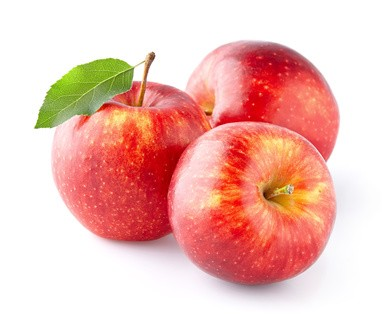
#> input picture images/3_apples.jpg, 382 x 314 px
$ python -i main_test.py   (imports and definitions only)
#> lines starting #> are read from the running program, lines starting #| are printed output that depends on the picture; after the words box and inside, x2 and y2 are one past the last pixel; in counts of white or black regions, pixels touching at a corner belong together
# ----- imports ----- #
import cv2
import imutils
import numpy as np

# ----- To-Do-List ----- #
# TODO: add documentation, check for obsolete code pieces, check formatting => keep this until project is finished

# TODO: adjust Hough Circle detection (overlapping apples)
# TODO: add another processing step to filter / improve results

# TODO: connect this code to the GUI

# ----- class, functions, variables ----- #
COLOR_NAMES = ["redgreen", "red", "yellowgreen"]

COLOR_RANGES_HSV = {
    "redgreen": [(0, 50, 20), (20, 255, 255)],
    "red": [(170, 50, 20), (180, 255, 255)],
    "yellowgreen": [(21, 50, 20), (80, 255, 255)]
}


def get_mask(frame, color):
    """
    Creates a mask from HSV image which will later be used to check for certain colors in a ROI
    :param frame: ROI borders
    :param color: color to check for  # TODO: what is the parameter exactly?
    :return: colored mask
    """
    blurred_frame = cv2.GaussianBlur(frame, (3, 3), 0)
    hsv_frame = cv2.cvtColor(blurred_frame, cv2.COLOR_BGR2HSV)

    color_range = COLOR_RANGES_HSV[color]
    lower = np.array(color_range[0])
    upper = np.array(color_range[1])

    color_mask = cv2.inRange(hsv_frame, lower, upper)
    color_mask = cv2.bitwise_and(blurred_frame, blurred_frame, mask=color_mask)

    return color_mask


def get_color(roi):
    """
    Finds the dominant color in a ROI
    :param roi: given ROI (region of interest)
    :return: dominant colour
    """
    roi = np.float32(roi)

    criteria = (cv2.TERM_CRITERIA_EPS + cv2.TERM_CRITERIA_MAX_ITER, 10, 1.0)
    if len(roi) != 0:
        ret, label, center = cv2.kmeans(roi, 10, None, criteria, 10, cv2.KMEANS_RANDOM_CENTERS)
    else:
        return None

    try:
        center = np.uint8(center)
    except TypeError as error:
        print(error)
        return None
    res = center[label.flatten()]
    res2 = res.reshape(roi.shape)

    pixels_per_color = []
    for color in COLOR_NAMES:
        mask = get_mask(res2, color)
        grey_mask = cv2.cvtColor(mask, cv2.COLOR_BGR2GRAY)
        count = cv2.countNonZero(grey_mask)
        pixels_per_color.append(count)

    # TODO: pixel_threshold and /3 through gui?
    # Filter every circle that is not at least 1/3 red and should not be completely red so tomatoes for example are not
    # detected
    # pixel per color checks for the 2 red thresholds against the content of the circles
    thresh = pixels_per_color[0] + pixels_per_color[1] + pixels_per_color[2]
    pixel_threshold = 0.95
    red_threshold = 2

    if pixels_per_color[0] > ((roi.shape[0] * roi.shape[1]) / red_threshold) or pixels_per_color[1] > (
            (roi.shape[0] * roi.shape[1]) / red_threshold):
        if pixels_per_color[0] < ((roi.shape[0] * roi.shape[1]) / 1.2) and pixels_per_color[1] < (
                (roi.shape[0] * roi.shape[1]) / 1.2):
            if thresh > ((roi.shape[0] * roi.shape[1]) * pixel_threshold):
                return COLOR_NAMES[pixels_per_color.index(max(pixels_per_color))]
    else:
        return None


class DetectionAlgorithm:
    """
    Detection Algorithm class containing functions
    for detecting and counting objects in a given image
    """

    def __init__(self):
        """
        Class constructor initializing the following class attributes:
            img_bgr : numpy.ndarray
                stores a colored image (channels are in BGR order)
            hsv : numpy.ndarray
                stores a colored HSV image
            dim : tuple
                dimensions of the BGR image: (rows, columns, channels)
        """

        self.img_bgr = None
        self.hsv = None
        self.dim = (0, 0, 0)

    def read_img(self, path):
        """
        Reads the image from a given path and resizes it if necessary.
        :param path: system path to the image
        """
#> called with path = '../images/3_apples.jpg'
        if type(path) is not str:
            print('The given path must be of type str!')

        self.img_bgr = cv2.imread(path)
#> self.img_bgr is the input picture: shape (314, 382, 3); mean B, G, R 180.2, 188.3, 239.2

        self.dim = self.img_bgr.shape  # dim = rows, columns, channels
#> self.dim = (314, 382, 3)

        while self.dim[1] > 1000 or self.dim[0] > 1000:
            new_width = int(self.dim[1] * 0.9)

            self.img_bgr = imutils.resize(self.img_bgr, width=new_width)

            self.dim = self.img_bgr.shape

        self.hsv = cv2.cvtColor(self.img_bgr, cv2.COLOR_BGR2HSV)
#> self.hsv: shape (314, 382, 3); mean H, S, V 45.6, 71.4, 240.5

    def detect(self, path):
        """
        Function that performs the actual detection of circles inside a given image.
        :param path: image path
        """

        try:
            self.read_img(path)

        except AttributeError as a:
            print(f'{a}. Please enter a valid image path.')
            exit()

        except TypeError as t:
            print(f'{t}. Please enter a valid image path.')
            exit()

        output = self.img_bgr.copy()

        # noise reduction
        dn_img = cv2.fastNlMeansDenoisingColored(self.hsv, None, 10, 10, 7, 21)
#> dn_img: shape (314, 382, 3); mean H, S, V 44.3, 71.1, 239.4

        # detect circles in the image
        circles = cv2.HoughCircles(dn_img[:, :, 0], cv2.HOUGH_GRADIENT, 1, 75,
                                   param1=95,
                                   param2=20,
                                   minRadius=45,
                                   maxRadius=105)
#> circles = [[251.5, 127.5, 90.1], [111.5, 130.5, 76.8], [250.5, 203.5, 84.6], [133.5, 202.5, 61.1]]

        # ensure at least some circles were found
        if circles is not None:

            # convert the (x, y) coordinates and radius of the circles to integers
            circles = np.round(circles[0, :]).astype("int")
#> circles = [[252, 128, 90], [112, 130, 77], [250, 204, 85], [134, 202, 61]]

            avrg_rad = []
            for (x, y, r) in circles:
                avrg_rad.append(r)
#> this loop made 4 passes
#> after the loop, avrg_rad = [90, 77, 85, 61]
            avrg_rad = sorted(avrg_rad)
#> avrg_rad = [61, 77, 85, 90]

            # Slicing 20% off of the circles to avoid exceptional bit or small circles messing up calculation
            # getting the average of all circles and accept all within a threshold
            l = round(len(avrg_rad)*0.2)
#> l = 1
            avrg = sum(avrg_rad[l:-l]) / len(circles[l:-l])
#> avrg = 81

            # loop over the (x, y) coordinates and radius of the circles
            for (x, y, r) in circles:
                roi = self.img_bgr[int(y - r / 2):int(y + r / 2), int(x - r / 2):int(x + r / 2)]
                color = get_color(roi=roi)

                # draw the circle in the output image, then draw a rectangle
                # corresponding to the center of the circle
                if (avrg * 0.7) < r < (avrg * 1.3):
                    if color == "redgreen" or color == "red":
                        cv2.circle(output, (x, y), r, (0, 255, 0), 4)
                        cv2.rectangle(output, (x - 5, y - 5), (x + 5, y + 5), (0, 128, 255), -1)
                        cv2.putText(output, "Apple", (x, y - 20), cv2.FONT_HERSHEY_SIMPLEX, 0.6, (0, 0, 0), 2)
                    else:
                        continue
#> this loop made 4 passes
#> (x, y, r, ret in get_color, thresh in get_color, color) on passes 1, 4: (252, 128, 90, 6131071.4, 7865, 'redgreen'), (134, 202, 61, 1234742.4, 3721, 'red')
#> (x, y, r, ret in get_color, thresh in get_color) on passes 2 to 3: (112, 130, 77, 4324647.6, 5890), (250, 204, 85, 4307938.4, 7225)
#> pass 1, in detect, `roi = self.img_bgr[int(y - r / 2):int(y + r / 2), int(x - r / 2):int(x..`:
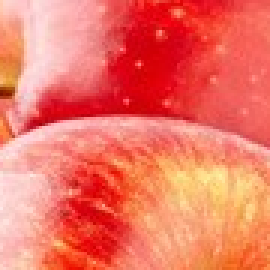
#> roi: shape (90, 90, 3) (shown 3 times larger); mean B, G, R 98.6, 115.6, 240.4
#> pass 1, in get_color, `res = center[label.flatten()]`:
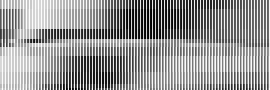
#> res: shape (90, 270); min 1, max 255, mean 151.1
#> pass 1, in get_color, `res2 = res.reshape(roi.shape)`:
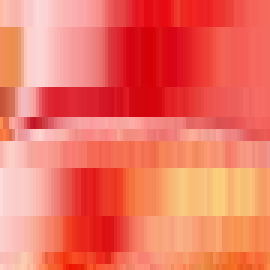
#> res2: shape (90, 90, 3) (shown 3 times larger); mean of channels 0, 1, 2 98.2, 115.1, 240; drawn as B, G, R
#> after the loop:
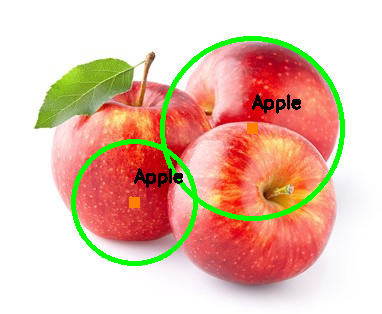
#> output: shape (314, 382, 3); 4.73% of pixels changed, all inside (x1, y1, x2, y2) = (71, 36, 345, 266)
            # cv2.imshow("Test", output)

            return output
        else:
            print("No circles found.")
            exit()

    def main(self, path):
        """
        Main function, calls detect()-function to perform detection
        """

        result = self.detect(path)
        # cv2.waitKey(0)
        # cv2.destroyAllWindows()

        return result

>>> result = DetectionAlgorithm().detect('../images/3_apples.jpg')

$ run again, on images/apple.jpg
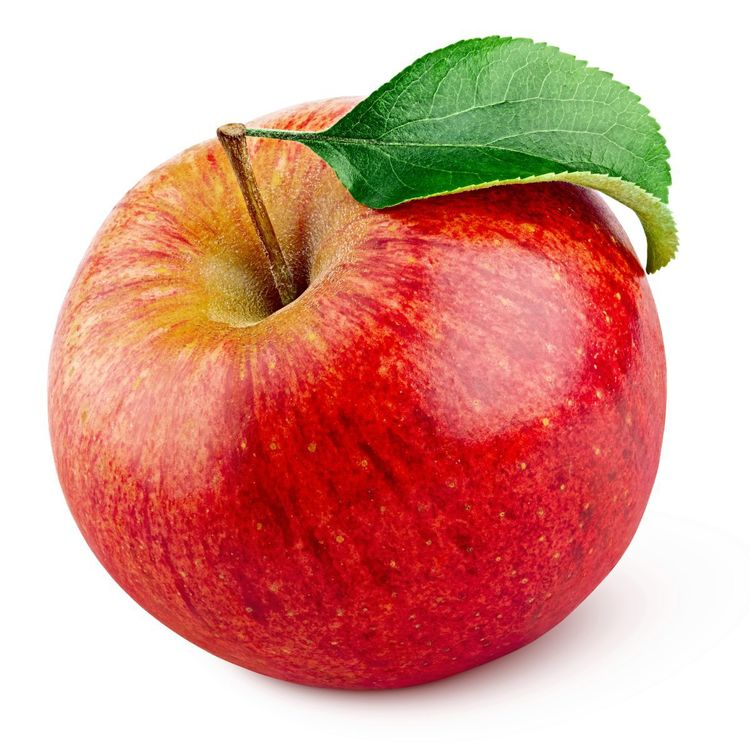
#> input picture images/apple.jpg, 750 x 750 px
#> in read_img, self.img_bgr is the input picture: shape (750, 750, 3); mean B, G, R 145.3, 157.6, 217.6
#> self.hsv: shape (750, 750, 3); mean H, S, V 42.3, 104.6, 222.6
#> dn_img: shape (750, 750, 3); mean H, S, V 41.1, 104.3, 222.3
#> in detect, `circles = cv2.HoughCircles(dn_img[:, :, 0], cv2.HOUGH_GRADIENT, 1, 75,..`: circles = 25 rows, first 8: [545.5, 275.5, 94.5], [572.5, 407.5, 100], [274.5, 551.5, 104.4], [333.5, 449.5, 84.6], [346.5, 617.5, 104.4], [453.5, 386.5, 104.4], [198.5, 544.5, 93.4], [525.5, 585.5, 100]
#> in detect, `circles = np.round(circles[0, :]).astype("int")`: circles = 25 rows, first 8: [546, 276, 94], [572, 408, 100], [274, 552, 104], [334, 450, 85], [346, 618, 104], [454, 386, 104], [198, 544, 93], [526, 586, 100]
#> the loop in detect, `for (x, y, r) in circles:` made 25 passes
#> after the loop in detect, `for (x, y, r) in circles:`: avrg_rad = 25 values, max 104 at index 2, min 46 at index 23, mean 82.36
#> in detect, `avrg_rad = sorted(avrg_rad)`: avrg_rad = 25 values from 46 to 104
#> l = 5
#> avrg = 86.67
#> the loop in detect, `for (x, y, r) in circles:` made 25 passes
#> (x, y, r) on passes 1, 4, 5, 8, 10, 12, 13, 14: (546, 276, 94), (334, 450, 85), (346, 618, 104), (526, 586, 100), (152, 484, 104), (432, 626, 93), (458, 294, 100), (556, 514, 82)
#> pass 1, in get_color, `res2 = res.reshape(roi.shape)`:
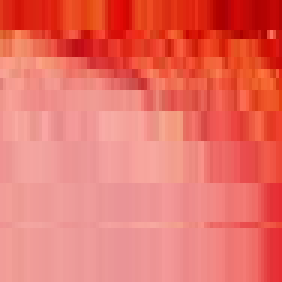
#> res2: shape (94, 94, 3) (shown 3 times larger); mean of channels 0, 1, 2 102.9, 113.1, 234.2; drawn as B, G, R
#> after the loop in detect, `for (x, y, r) in circles:`:
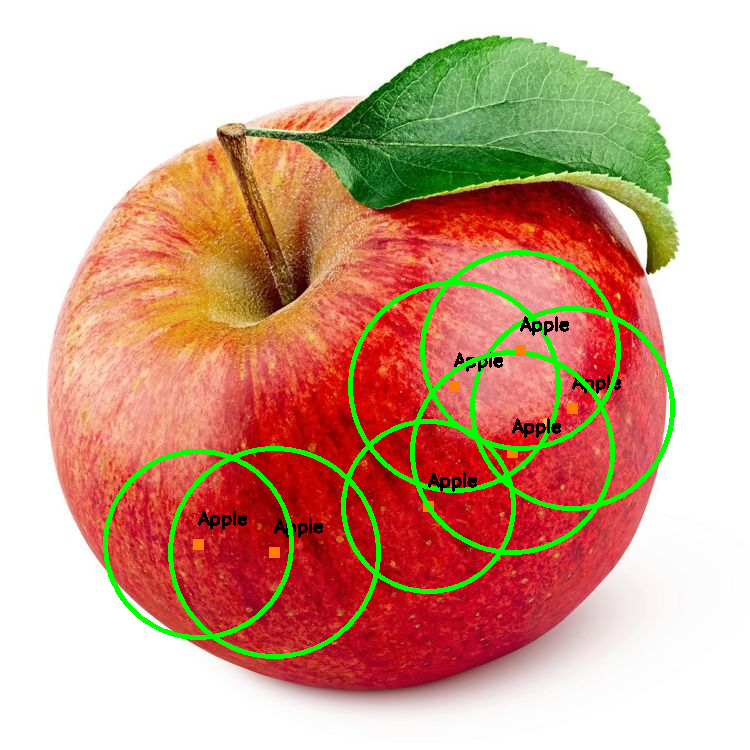
#> output: shape (750, 750, 3); 4.2% of pixels changed, all inside (x1, y1, x2, y2) = (103, 250, 675, 659)

$ run again, on images/fruit-vocabulary-words.jpg
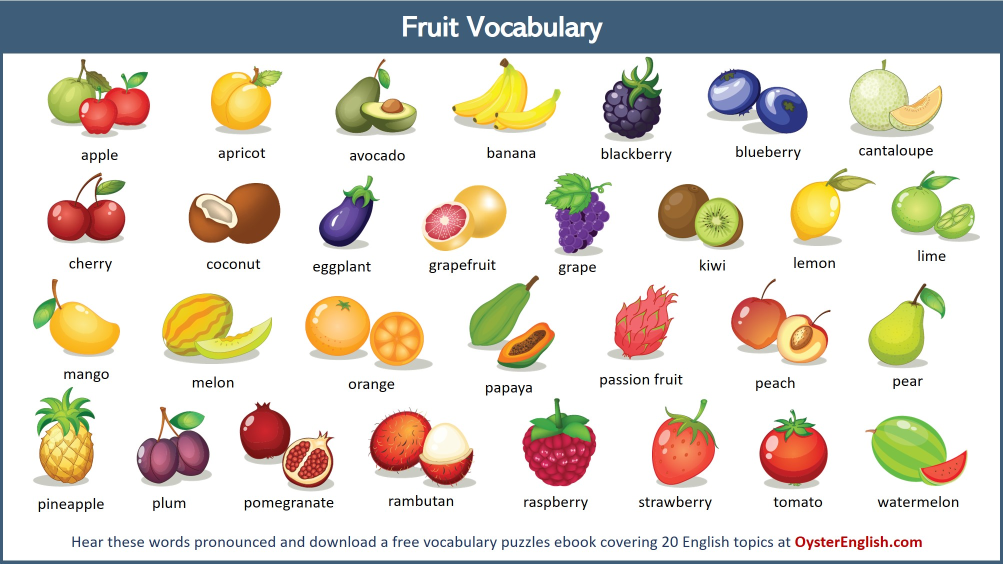
#> input picture images/fruit-vocabulary-words.jpg, 2006 x 1127 px (shown at 1/2 size)
#> in read_img, self.img_bgr is the input picture: shape (1127, 2006, 3); mean B, G, R 202.6, 211.7, 216.9
#> after the loop in read_img, `while self.dim[1] > 1000 or self.dim[0] > 1000:`:
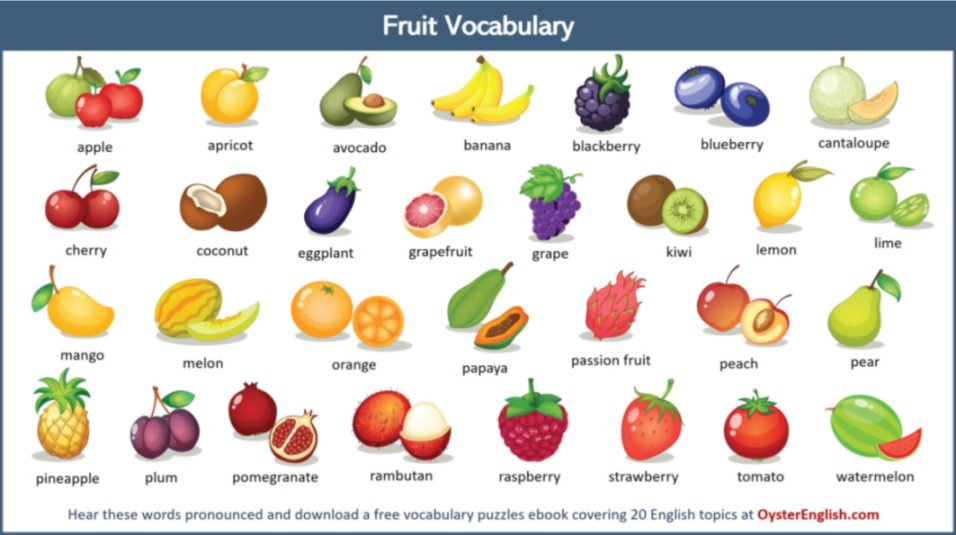
#> self.img_bgr: shape (535, 956, 3); mean B, G, R 202.6, 211.8, 216.9
#> self.hsv: shape (535, 956, 3); mean H, S, V 31.8, 44.3, 226.1
#> dn_img: shape (535, 956, 3); mean H, S, V 30.7, 44.1, 225
#> in detect, `circles = cv2.HoughCircles(dn_img[:, :, 0], cv2.HOUGH_GRADIENT, 1, 75,..`: circles = 42 rows, first 8: [822.5, 430.5, 94.5], [460.5, 419.5, 104.4], [320.5, 435.5, 94.5], [577.5, 422.5, 104.4], [149.5, 425.5, 104.4], [674.5, 420.5, 104.4], [656.5, 153.5, 104.4], [535.5, 359.5, 104.4]
#> in detect, `circles = np.round(circles[0, :]).astype("int")`: circles = 42 rows, first 8: [822, 430, 94], [460, 420, 104], [320, 436, 94], [578, 422, 104], [150, 426, 104], [674, 420, 104], [656, 154, 104], [536, 360, 104]
#> the loop in detect, `for (x, y, r) in circles:` made 42 passes
#> after the loop in detect, `for (x, y, r) in circles:`: avrg_rad = 42 values, max 104 at index 1, min 46 at index 30, mean 85.74
#> in detect, `avrg_rad = sorted(avrg_rad)`: avrg_rad = 42 values from 46 to 104
#> l = 8
#> avrg = 89.15
#> the loop in detect, `for (x, y, r) in circles:` made 42 passes
#> (x, y, r) on passes 1 to 8: (822, 430, 94), (460, 420, 104), (320, 436, 94), (578, 422, 104), (150, 426, 104), (674, 420, 104), (656, 154, 104), (536, 360, 104)
#> pass 1, in get_color, `res2 = res.reshape(roi.shape)`:
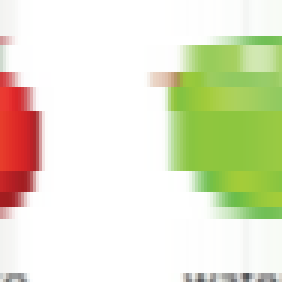
#> res2: shape (94, 94, 3) (shown 3 times larger); mean of channels 0, 1, 2 202.8, 229.3, 226.7; drawn as B, G, R

$ run again, on images/multiple_apples.jpg
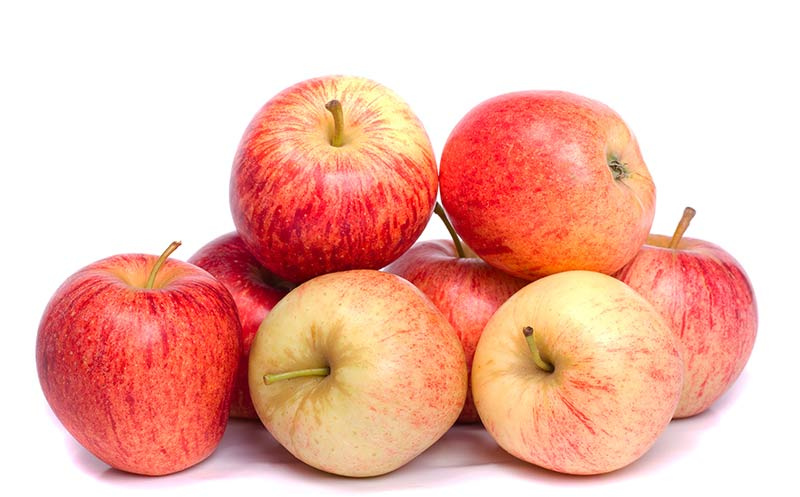
#> input picture images/multiple_apples.jpg, 800 x 497 px
#> in read_img, self.img_bgr is the input picture: shape (497, 800, 3); mean B, G, R 172.6, 186.9, 240.3
#> self.hsv: shape (497, 800, 3); mean H, S, V 29.5, 79.1, 240.3
#> dn_img: shape (497, 800, 3); mean H, S, V 28.5, 78.6, 239.6
#> in detect, `circles = cv2.HoughCircles(dn_img[:, :, 0], cv2.HOUGH_GRADIENT, 1, 75,..`: circles = [[137.5, 352.5, 104.4], [336.5, 163.5, 101.1], [649.5, 328.5, 97.8], [535.5, 177.5, 96.7], [166.5, 423.5, 72.3], [422.5, 203.5, 74.6], [288.5, 225.5, 61.3], [60.5, 336.5, 55.7], [7.5, 425.5, 96.7], [212.5, 330.5, 51.4], [211.5, 180.5, 48.6]]
#> in detect, `circles = np.round(circles[0, :]).astype("int")`: circles = [[138, 352, 104], [336, 164, 101], [650, 328, 98], [536, 178, 97], [166, 424, 72], [422, 204, 75], [288, 226, 61], [60, 336, 56], [8, 426, 97], [212, 330, 51], [212, 180, 49]]
#> the loop in detect, `for (x, y, r) in circles:` made 11 passes
#> after the loop in detect, `for (x, y, r) in circles:`: avrg_rad = [104, 101, 98, 97, 72, 75, 61, 56, 97, 51, 49]
#> in detect, `avrg_rad = sorted(avrg_rad)`: avrg_rad = [49, 51, 56, 61, 72, 75, 97, 97, 98, 101, 104]
#> l = 2
#> avrg = 79.43
#> the loop in detect, `for (x, y, r) in circles:` made 11 passes
#> (x, y, r) on passes 1, 2, 3, 4, 5, 6, 8, 11: (138, 352, 104), (336, 164, 101), (650, 328, 98), (536, 178, 97), (166, 424, 72), (422, 204, 75), (60, 336, 56), (212, 180, 49)
#> (printed output is left out)
#> pass 1, in get_color, `res2 = res.reshape(roi.shape)`:
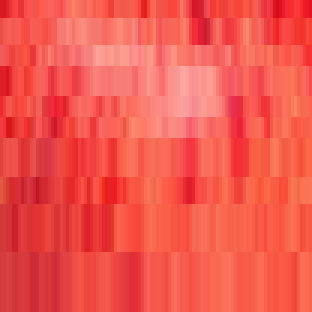
#> res2: shape (104, 104, 3) (shown 3 times larger); mean of channels 0, 1, 2 77.8, 86.8, 242.6; drawn as B, G, R
#> after the loop in detect, `for (x, y, r) in circles:`:
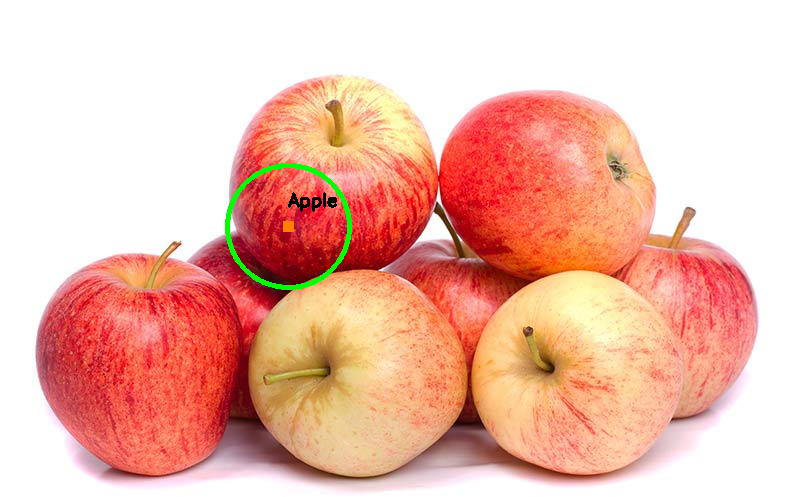
#> output: shape (497, 800, 3); 0.61% of pixels changed, all inside (x1, y1, x2, y2) = (225, 163, 352, 290)
